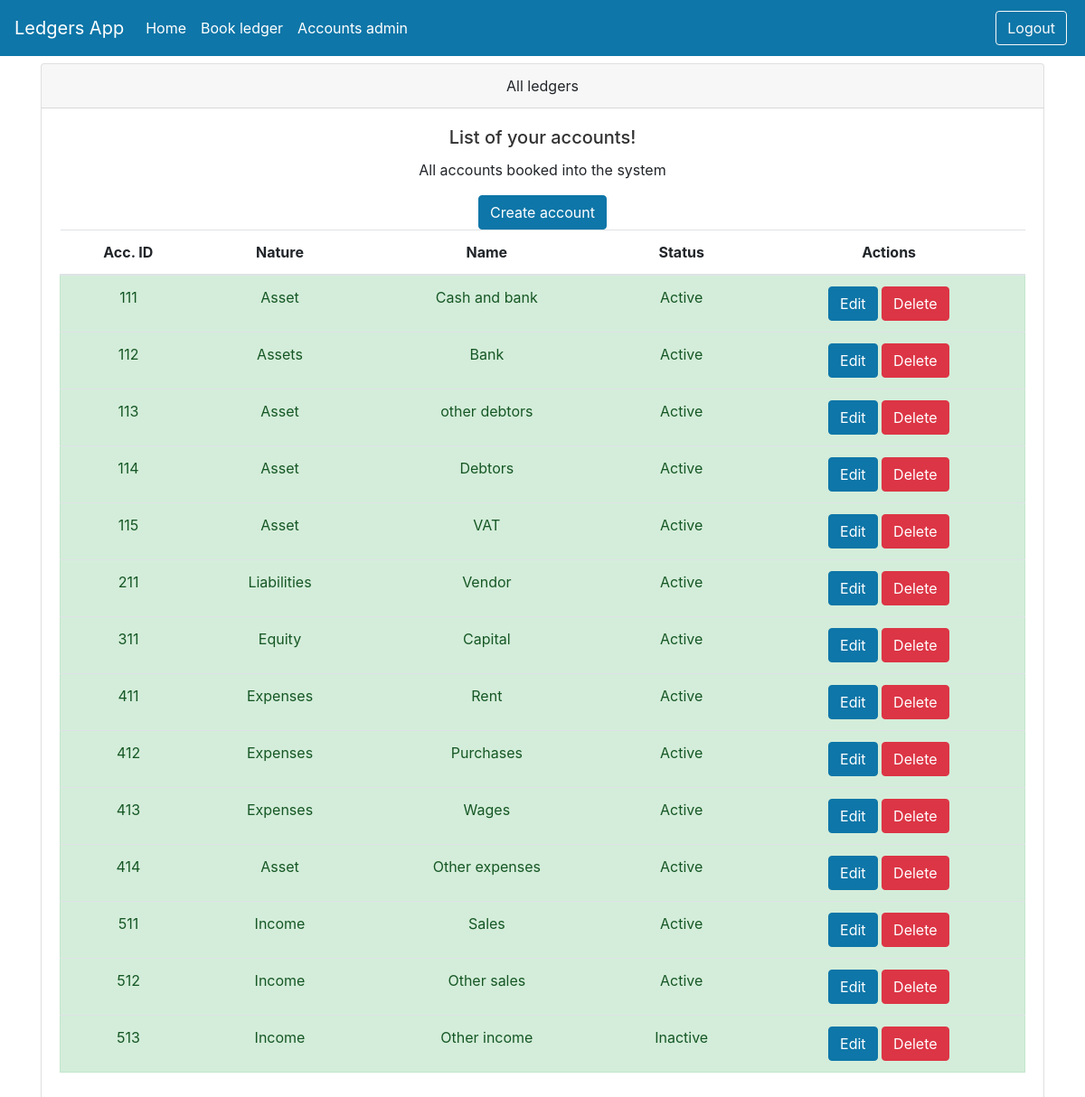
Screenshot of /accounts/ with the database file from the repository.
### models.py (models this page shows)
class Accounts(Base):
    __tablename__ = 'accounts'
    id = Column(Integer, primary_key=True)
    name = Column(String)
    nature = Column(String) #Indicates the nature: assets, liabilities, equity
    status = Column(Boolean, default=True) #Indicates if it's active or inactive

### routers/accounts.py (the view)
@router.get("/", response_class=HTMLResponse)
async def get_all_accounts(request: Request, db: db_dependency):
    accounts = db.query(Accounts).all()
    return templates.TemplateResponse("accounts.html", {'request':request, 'accounts': accounts})

### templates/accounts.html
{% include 'layout.html' %}
<div class="container">
    <div class="card text-center">
        <div class="card-header">
            All ledgers
        </div>
        <div class="card-body">
            <h5 class="card-title">List of your accounts!</h5>
            <p class="card-text">All accounts booked into the system</p>
            <a href="/accounts/create_account/" class="btn btn-primary">Create account</a>
            <table class="table table-hover">
                <thead>
                <tr>
                    <th scope="col">Acc. ID</th>
                    <th scope="col">Nature</th>
                    <th scope="col">Name</th>
                    <th scope="col">Status</th>
                    <th scope="col">Actions</th>
                </tr>
                </thead>
                <tbody>
                {% for account in accounts %}
                        <tr class="pointer alert alert-success">
                            <td>{{account.id}}</td>
                            <td>{{account.nature}}</td>
                            <td>{{account.name}}</td>
                            <td>{% if account.status %} Active {% else %} Inactive {% endif %}</td>
                            <td>
                                <a href="edit_account/{{account.id}}" class="btn btn-primary">Edit</a>
                                <button onclick="window.location.href='/accounts/delete/{{account.id}}'" type="button" class="btn btn-danger">Delete</button>
                            </td>
                        </tr>
                {% endfor %}
                </tbody>
            </table>
        </div>
    </div>
</div>

### static/ledgers/css/base.css (style rules this page uses)
body { background: #fafafa; color: #33333a; padding-top: 70px; }
h1, h2, h3, h4, h5, h6 { color: #323232; }

### rows the page displays
Accounts: id "111", nature "Asset", name "Cash and bank", status "Active"
Accounts: id "112", nature "Assets", name "Bank", status "Active"
Accounts: id "113", nature "Asset", name "other debtors", status "Active"
Accounts: id "114", nature "Asset", name "Debtors", status "Active"
Accounts: id "115", nature "Asset", name "VAT", status "Active"
Accounts: id "211", nature "Liabilities", name "Vendor", status "Active"
Accounts: id "311", nature "Equity", name "Capital", status "Active"
Accounts: id "411", nature "Expenses", name "Rent", status "Active"
Accounts: id "412", nature "Expenses", name "Purchases", status "Active"
Accounts: id "413", nature "Expenses", name "Wages", status "Active"
Accounts: id "414", nature "Asset", name "Other expenses", status "Active"
Accounts: id "511", nature "Income", name "Sales", status "Active"
Accounts: id "512", nature "Income", name "Other sales", status "Active"
Accounts: id "513", nature "Income", name "Other income", status "Inactive"
